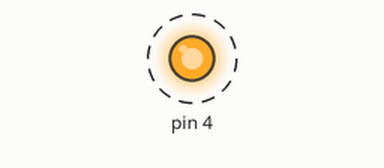
This sketch was run on a simulated Arduino Uno, built with avr-gcc and run on an emulated ATmega328P. On the bench: output pins drawn as LEDs (lit = HIGH). Dashed ring = blinking. What the sketch prints to the serial monitor is not drawn.

Above: at 0.5 s.
Timing chart, 0 to 4.6 s (numbered marks = the images above):
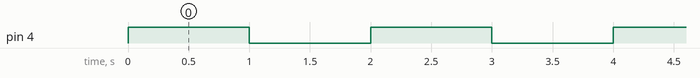

Measured:
- by itself, pin 4: alternates HIGH for 1.0 s and LOW for 1.0 s

The sketch:

LED_tester.ino
```cpp
void setup() {
  pinMode(4 , OUTPUT);
  // 125Hz
  //TCCR0A = 0b00000001; //
  //TCCR0B = 0b00000100; //


    Serial.begin(115200);


}

void loop() {
  digitalWrite(4,HIGH);
  delay(1000);
  digitalWrite(4,LOW);
  delay(1000);
  Serial.print("virker");

}
```
